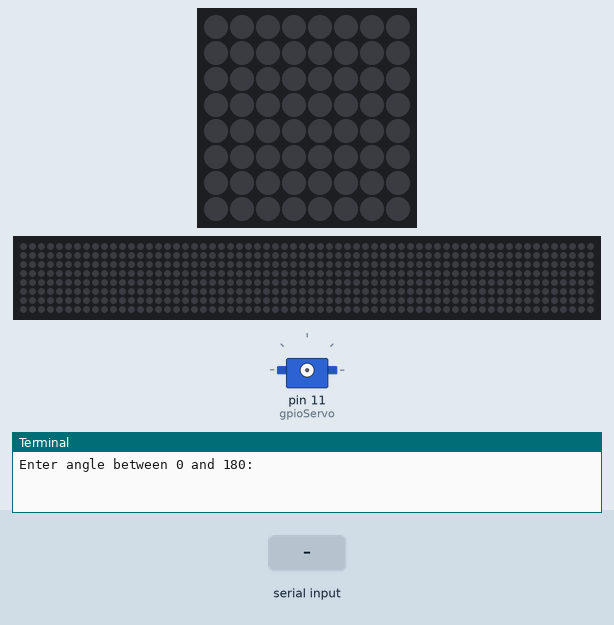
This program was run on a simulated Raspberry Pi (header pin numbers) with a Sense HAT. On the bench: the Sense HAT's 8×8 RGB LED matrix, servo, a strip that is not on the board, showing the scrolling text unrolled, the last lines printed to the terminal. The inputs (shaded band) are chosen by the test bench. The 64×8 strip is a reading aid, not a part: it shows the text the matrix is scrolling, unrolled, one strip-width of it at a time; servo angles are drawn from the pulse width (0.5 ms = 0°, 2.5 ms = 180°).

Above: at 1.2 s.
1.3 s: "5" typed at the terminal, then Enter
At 1.45 s:
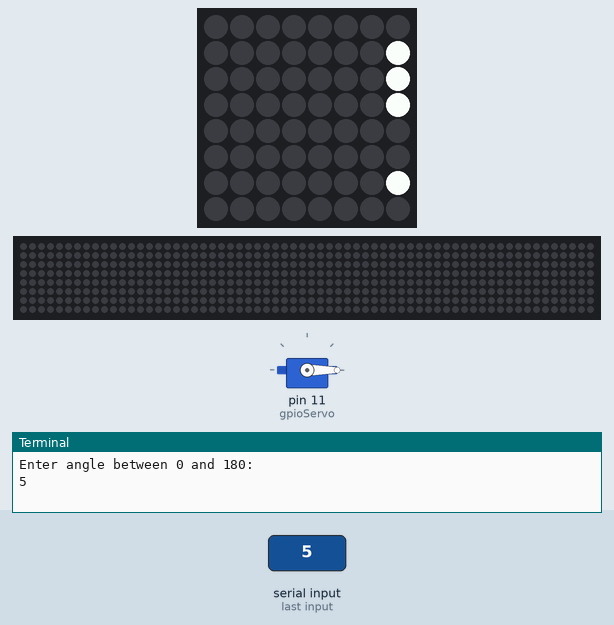
3.1 s: "90" typed at the terminal, then Enter
At 4.26 s:
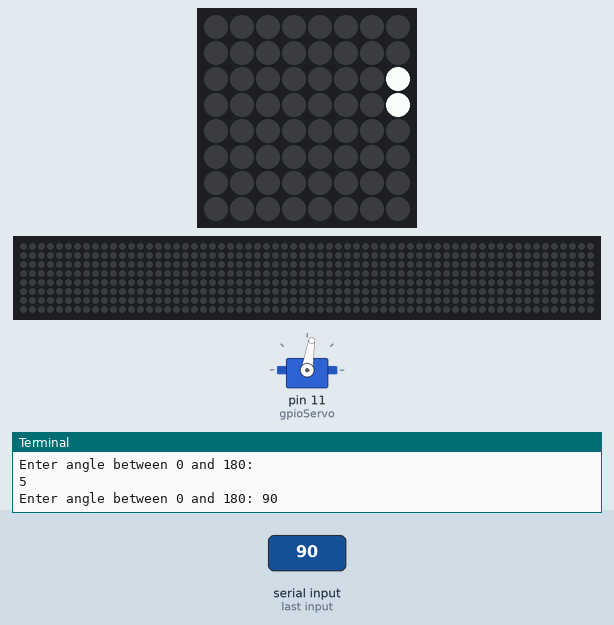
5.7 s: "200" typed at the terminal, then Enter
At 8.19 s:
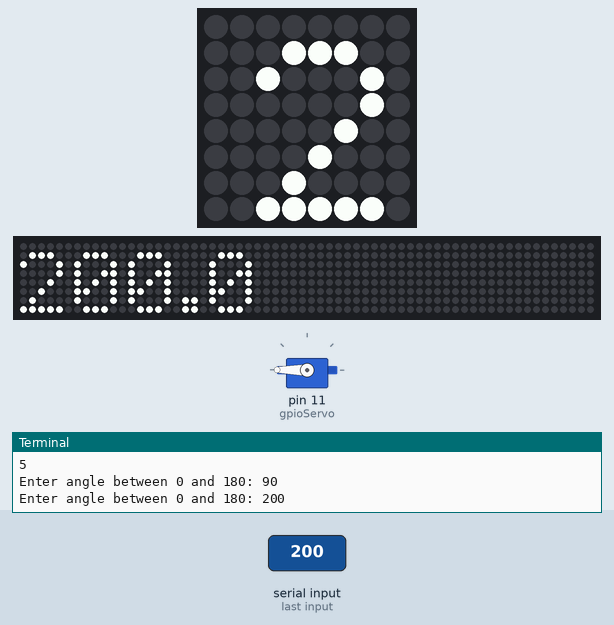
8.7 s: "0" typed at the terminal, then Enter
At 13.82 s:
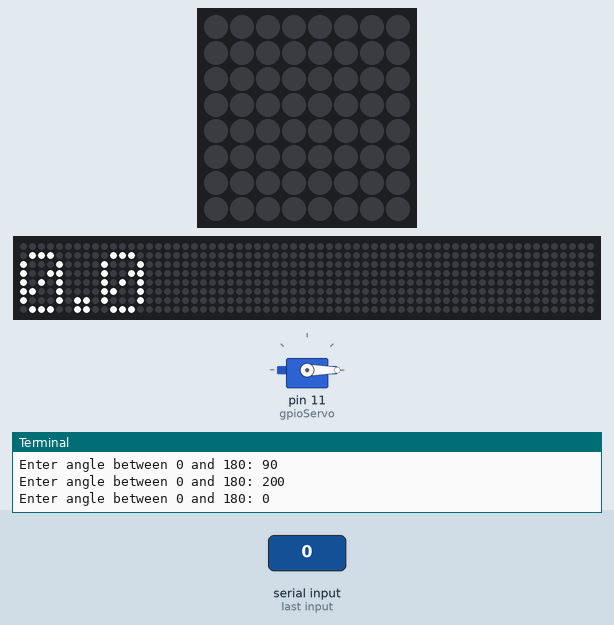
Timing chart, 0 to 14.4 s (numbered marks = the images above; inputs shaded):
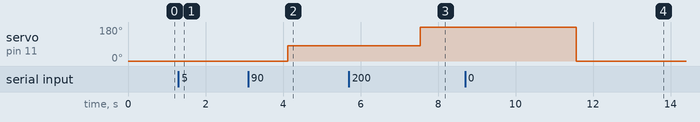

Measured:
- after the input at 1.3 s, the LEDs: change after 0.10 s (image 1)
- after the input at 3.1 s, servo on pin 11 (gpioServo): 0° → 81° after 1.0 s; the LEDs: first differ from a run without the input after 1.1 s (image 2)
- after the input at 5.7 s, servo on pin 11 (gpioServo): 81° → 180° after 1.8 s; the LEDs: first differ from a run without the input after 1.9 s (image 3 shows a later state)
- after the input at 8.7 s, servo on pin 11 (gpioServo): 180° → 0° after 2.9 s; the LEDs: first differ from a run without the input after 3.0 s (image 4 shows a later state)

The program:

servo_sensehat_test.py
```python
import RPi.GPIO as GPIO
from time import sleep
from sense_hat import SenseHat

sense = SenseHat()
sense.set_rotation(180)

GPIO.setmode(GPIO.BOARD)
# this must change accordingly and taking care that we dont mess w
# the pins in the sensehat
gpioServo = 11

GPIO.setup(gpioServo, GPIO.OUT)
servo1 = GPIO.PWM(gpioServo, 50)

servo1.start(0)

try:
    while True:
        # ask user for angle and turn servo to it
        angle = float(input('Enter angle between 0 and 180: '))
        servo1.ChangeDutyCycle(2 + (angle / 18))
        sense.show_message(str(angle))
        sleep(0.5)
        servo1.ChangeDutyCycle(0)
except KeyboardInterrupt:
        # clean up things before leaving
        servo1.stop()
        GPIO.cleanup()
        sense.clear()
        print('Bye!')
```
